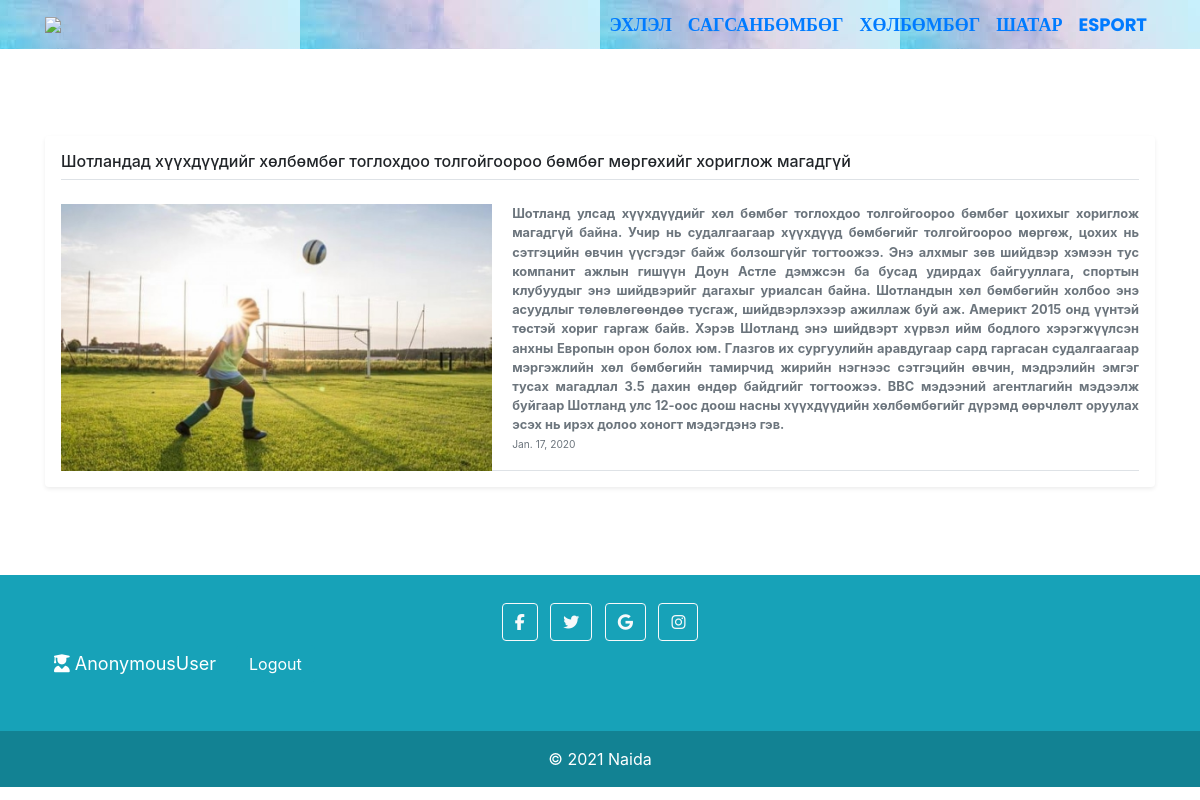
The app's page /foot with its own data.
### App/models.py (models this page shows, shortened)
class Foot(models.Model):
 name = models.CharField(max_length=256)
 desc = models.CharField(max_length=1000)
 date = models.DateField()
 image = models.FileField(null=True , blank=True)

### App/views.py (the view)
# urls.py: path('foot', views.foot, name='foot'),
def foot(request):
    Foot_list = Foot.objects.all()
    foot_dictionary = {'foots': Foot_list}
    return render(request, 'App/foot.html', context=foot_dictionary)

### App/templates/App/foot.html (shortened to what this page needs)
{% load static %}
<!DOCTYPE html>
<html lang="en">
<head>
    <link rel="stylesheet" href="https://cdn.jsdelivr.net/npm/uikit@3.6.20/dist/css/uikit.min.css" />
    <link href="https://stackpath.bootstrapcdn.com/bootstrap/4.1.3/css/bootstrap.min.css" rel="stylesheet">
    <link href="https://cdnjs.cloudflare.com/ajax/libs/animate.css/3.7.2/animate.min.css" rel="stylesheet">
    <link rel="stylesheet" type="text/css" href="{% static 'NaidaApp/css/base.css' %}">
</head>
<body>
  <div >
    <nav class="navbar navbar-expand-lg navbar fixed-top" style="">
      <div class="container">
        <img src="https://upload.wikimedia.org/wikipedia/commons/thumb/d/d0/Den%C3%ADk_Sport_logo.svg/800px-Den%C3%ADk_Sport_logo.svg.png" style="width: 100px;">
        <div class="collapse navbar-collapse" id="navbarSupportedContent">
          <ul class="navbar-nav ml-auto">
            <li class="nav-item">
              <a class="nav-link" href="/">Эхлэл</a>
            </li>
            <li class="nav-item">
              <a class="nav-link" href="{%url 'sags' %}">Сагсанбөмбөг</a>
            </li>
            <li class="nav-item">
              <a class="nav-link" href="{%url 'foot' %}">Хөлбөмбөг</a>
            </li>
            <li class="nav-item">
              <a class="nav-link"  href="{%url 'chess' %}">Шатар</a>
            </li>
            <li class="nav-item">
              <a class="nav-link" href="{%url 'esport' %}">Esport</a>
            </li>
          </ul>
        </div>
      </div>
    </nav>
    <br> <br> <br> <br>
      <div class="container"><br>
        {% if foots %}
        {% for foot in foots %}
        <div class="my-3 p-3 bg-body rounded shadow-sm">
          <h6 class="border-bottom pb-2 mb-0"> {{ foot.name }}</h6>
          <div class="d-flex text-muted pt-4">
            <img src="{{foot.image.url}}" style="width:40%; ">
            <p class="pb-3 mb-0 small lh-sm border-bottom">
              <strong class="d-block text-gray-dark" style="padding-left: 20px; text-align: justify;">{{ foot.desc }}</strong>
              <small class="text-muted" style="padding-left: 20px;"><a>{{ foot.date }}</a></small>
            </p>
          </div>
        </div>
        {% endfor %}
        {% endif %}
      </div>
      <br><br><br>
      <footer class="bg-info text-center text-white">
        <div class="container p-4 pb-0">
          <section class="mb-4">
            <a class="btn btn-outline-light btn-floating m-1" href="https://web.facebook.com/?_rdc=1&_rdr" role="button"
              ><i class="fab fa-facebook-f"></i
            ></a>
            <a class="btn btn-outline-light btn-floating m-1" href="#!" role="button"
              ><i class="fab fa-twitter"></i
            ></a>
            <a class="btn btn-outline-light btn-floating m-1" href="#!" role="button"
              ><i class="fab fa-google"></i
            ></a>
            <a class="btn btn-outline-light btn-floating m-1" href="https://www.instagram.com/" role="button"
              ><i class="fab fa-instagram"></i
            ></a>
            <form class="d-flex" >
              <span id="hello-msg" style="padding-top: 5px;"><i class="fas fa-user-graduate"></i> {{request.user}}</span>
              <span><a  class="btn btn-info" href="{% url 'logout' %}" style="text-decoration: none; color: white;">Logout</a></span>
            </form>
          </section>
        </div>
        <div class="text-center p-3" style="background-color: rgba(0, 0, 0, 0.2);">
          © 2021
          <a class="text-white" href="#">Naida</a>
        </div>
      </footer>
</body>
</html>

### App/Static/App/css/base.css (style rules this page uses)
.navbar-nav a { font-family: poppins; font-size: 18px; text-transform: uppercase; font-weight: bold; }
.navbar-nav { text-align: center; }
.nav-link { padding: .2rem 1rem; }

### App/templates/App/foot.html (style rules this page uses)
#hello-msg { font-size: 18px; color:#fff; margin-right: 20px; }

### records on screen
Foot: name "Шотландад хүүхдүүдийг хөлбөмбөг тоглохдоо толгойгоороо бөмбөг мөргөхийг хориглож магадгүй", image (picture), desc "Шотланд улсад хүүхдүүдийг хөл бөмбөг тоглохдоо толгойгоороо бөмбөг цохихыг хориглож магадгүй байна. Учир нь судалгаагаар хүүхдүүд бөмбөгийг толгойгоороо мөргөж, цохих нь сэтгэцийн өвчин үүсгэдэг байж болзошгүйг тогтоожээ. Энэ алхмыг зөв шийдвэр хэмээн тус компанит ажлын гишүүн Доун Астле дэмжсэн ба бусад удирдах байгууллага, спортын клубуудыг энэ шийдвэрийг дагахыг уриалсан байна. Шотландын хөл бөмбөгийн холбоо энэ асуудлыг төлөвлөгөөндөө тусгаж, шийдвэрлэхээр ажиллаж буй аж. Америкт 2015 онд үүнтэй төстэй хориг гаргаж байв. Хэрэв Шотланд энэ шийдвэрт хүрвэл ийм бодлого хэрэгжүүлсэн анхны Европын орон болох юм. Глазгов их сургуулийн аравдугаар сард гаргасан судалгаагаар мэргэжлийн хөл…", date "Jan. 17, 2020"

### other values on screen
{{ request.user }} "AnonymousUser"
